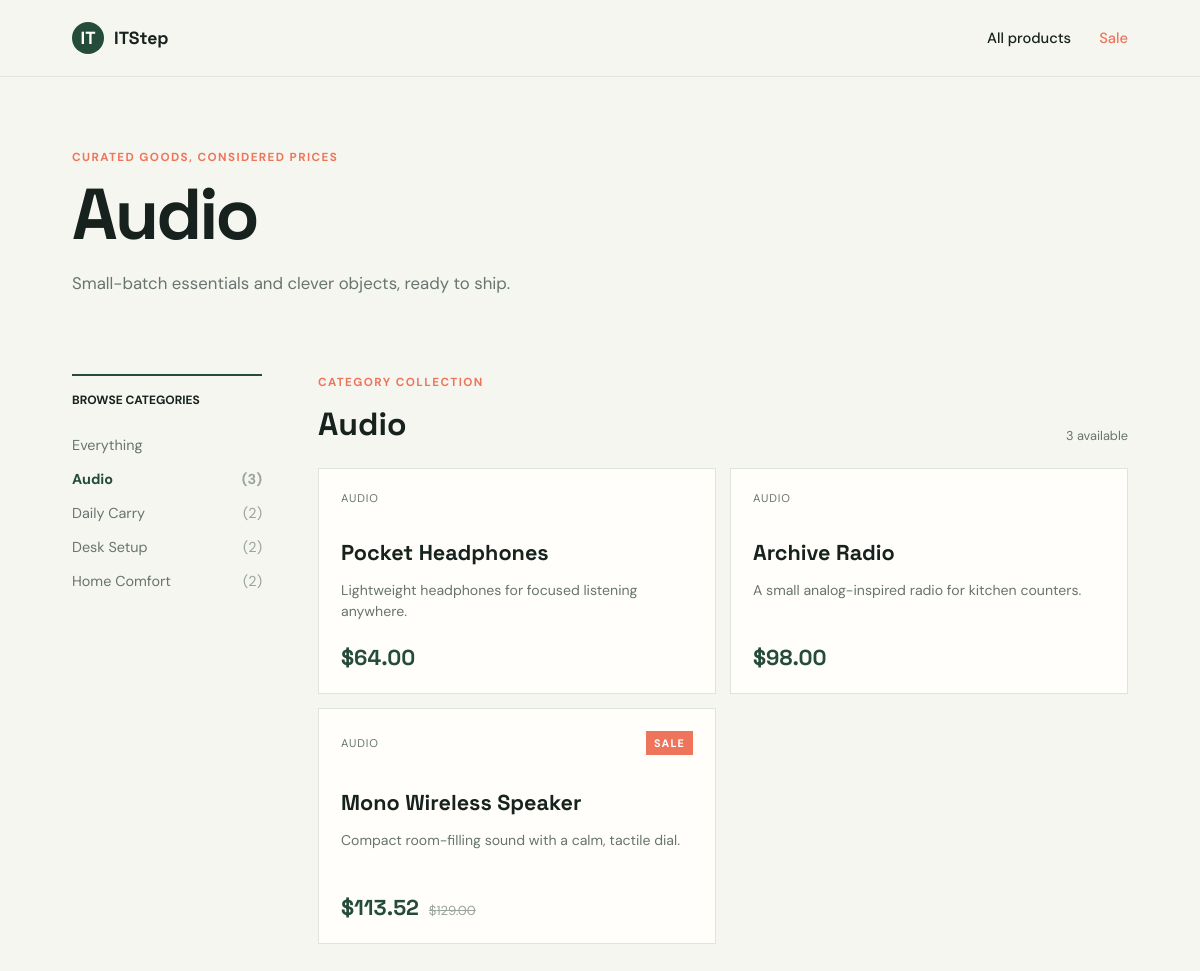
The page /category/audio/ on the database its author committed.
### store/models.py (models this page shows, shortened)
class Category(models.Model):
    name = models.CharField(max_length=80, unique=True)
    slug = models.SlugField(max_length=80, unique=True)
    class Meta:
        ordering = ["name"]
    def get_absolute_url(self):
        return reverse("category_products", args=[self.slug])

class Product(models.Model):
    category = models.ForeignKey(Category, on_delete=models.CASCADE, related_name="products")
    name = models.CharField(max_length=120)
    description = models.TextField()
    price = models.DecimalField(max_digits=10, decimal_places=2)
    available = models.BooleanField(default=True)
    has_discount = models.BooleanField(default=False)
    discount_percent = models.PositiveSmallIntegerField(default=0)
    class Meta:
        ordering = ["price", "name"]
    @property
    def current_price(self):
        if self.has_discount and self.discount_percent:
            return self.price * (100 - self.discount_percent) / 100
        return self.price

### store/views.py (the view)
# urls.py: path("category/<slug:slug>/", views.category_products, name="category_products"),
def category_products(request, slug):
    category = get_object_or_404(Category, slug=slug)
    products = category.products.filter(available=True).order_by("price", "name")
    return render(request, "store/category.html", {"category": category, "products": products, "categories": category_list()})

### store/views.py (called while the page is built)
def category_list():
    return Category.objects.annotate(product_count=Count("products")).filter(product_count__gt=0)

### templates/store/category.html (shortened to what this page needs)
{% extends "store/base.html" %}
{% block heading %}{{ category.name }}{% endblock %}
{% block content %}
<div class="section-heading"><div><p class="eyebrow">Category collection</p><h2>{{ category.name }}</h2></div><span class="sort-note">{{ products|length }} available</span></div>
<div class="product-grid">
{% for product in products %}
    <article class="product-card"><div class="product-top"><span class="product-category">{{ product.category.name }}</span>{% if product.has_discount %}<span class="sale-badge">SALE</span>{% endif %}</div><h3>{{ product.name }}</h3><p class="description">{{ product.description }}</p><div class="price-row"><span class="price">${{ product.current_price|floatformat:2 }}</span>{% if product.has_discount %}<del>${{ product.price|floatformat:2 }}</del>{% endif %}</div></article>
{% empty %}<p class="empty-state">No products are available in this category.</p>{% endfor %}
</div>
{% endblock %}

### templates/store/base.html (shortened to what this page needs)
{% load static %}
<!doctype html>
<html lang="en">
<head>
    <link rel="stylesheet" href="{% static 'store/styles.css' %}">
</head>
<body>
    <header class="topbar">
        <a class="brand" href="{% url 'home' %}"><span class="brand-mark">IT</span>ITStep</a>
        <nav>
            <a href="{% url 'home' %}">All products</a>
            <a class="sale-link" href="{% url 'sale_products' %}">Sale</a>
        </nav>
    </header>
    <main class="page-shell">
        <section class="intro">
            <p class="eyebrow">Curated goods, considered prices</p>
            <h1>{% block heading %}Find your next favorite thing.{% endblock %}</h1>
            <p class="lede">Small-batch essentials and clever objects, ready to ship.</p>
        </section>
        <div class="catalog-layout">
            <aside class="sidebar">
                <p class="sidebar-label">Browse categories</p>
                <a class="category-link {% if request.resolver_match.url_name == 'home' %}active{% endif %}" href="{% url 'home' %}">Everything</a>
                {% for category in categories %}
                    <a class="category-link {% if category.slug == request.resolver_match.kwargs.slug %}active{% endif %}" href="{{ category.get_absolute_url }}">{{ category.name }} <span>({{ category.product_count }})</span></a>
                {% endfor %}
            </aside>
            <section class="product-area">
                {% block content %}{% endblock %}
            </section>
        </div>
    </main>
</body>
</html>

### store/static/store/styles.css (style rules this page uses)
:root { --ink: #17221e; --muted: #68746e; --paper: #f5f6f0; --card: #fffefa; --line: #dfe5dc; --mint: #cde9d9; --coral: #ee755b; --deep: #254b3a; }
* { box-sizing: border-box; }
body { margin: 0; color: var(--ink); background: var(--paper); font-family: 'DM Sans', sans-serif; }
a { color: inherit; text-decoration: none; }
.topbar { align-items: center; border-bottom: 1px solid var(--line); display: flex; justify-content: space-between; padding: 22px 6vw; }
.brand { align-items: center; display: flex; font-family: 'Space Grotesk', sans-serif; font-size: 1.1rem; font-weight: 700; gap: 10px; }
.brand-mark { align-items: center; background: var(--deep); border-radius: 50%; color: white; display: inline-flex; height: 32px; justify-content: center; width: 32px; }
nav { display: flex; gap: 28px; font-size: .92rem; font-weight: 500; }
.sale-link { color: var(--coral); }
.page-shell { margin: 0 auto; max-width: 1240px; padding: 72px 6vw 90px; }
.intro { max-width: 680px; }
.eyebrow { color: var(--coral); font-size: .73rem; font-weight: 700; letter-spacing: .12em; margin: 0 0 14px; text-transform: uppercase; }
h1, h2, h3 { font-family: 'Space Grotesk', sans-serif; margin: 0; }
h1 { font-size: clamp(2.5rem, 6vw, 5.4rem); letter-spacing: -.04em; line-height: .98; }
.lede { color: var(--muted); font-size: 1.05rem; margin: 22px 0 0; }
.catalog-layout { display: grid; gap: 56px; grid-template-columns: 190px 1fr; margin-top: 80px; }
.sidebar { border-top: 2px solid var(--deep); padding-top: 16px; }
.sidebar-label { font-size: .75rem; font-weight: 700; margin: 0 0 20px; text-transform: uppercase; }
.category-link { color: var(--muted); display: flex; font-size: .9rem; justify-content: space-between; padding: 8px 0; }
.category-link span { color: #9aa49d; }
.category-link:hover, .category-link.active { color: var(--deep); font-weight: 700; }
.section-heading { align-items: end; display: flex; justify-content: space-between; margin-bottom: 24px; }
.section-heading h2 { font-size: 2rem; }
.sort-note { color: var(--muted); font-size: .8rem; }
.product-grid { display: grid; gap: 14px; grid-template-columns: repeat(2, minmax(0, 1fr)); }
.product-card { background: var(--card); border: 1px solid var(--line); min-height: 220px; padding: 22px; transition: border-color .2s, transform .2s; }
.product-top { align-items: center; display: flex; justify-content: space-between; }
.product-category { color: var(--muted); font-size: .7rem; letter-spacing: .08em; text-transform: uppercase; }
.sale-badge { background: var(--coral); color: white; font-size: .68rem; font-weight: 700; letter-spacing: .1em; padding: 5px 8px; }
.product-card h3 { font-size: 1.35rem; margin-top: 34px; }
.description { color: var(--muted); font-size: .88rem; line-height: 1.5; min-height: 42px; }
.price-row { align-items: baseline; display: flex; gap: 10px; margin-top: 22px; }
.price { color: var(--deep); font-family: 'Space Grotesk', sans-serif; font-size: 1.35rem; font-weight: 700; }
del { color: #9aa49d; font-size: .82rem; }

### rows shown on the page
Category: name "Audio", product_count "3"
Category: name "Daily Carry", product_count "2"
Category: name "Desk Setup", product_count "2"
Category: name "Home Comfort", product_count "2"
Product: category.name "AUDIO", name "Pocket Headphones", description "Lightweight headphones for focused listening anywhere.", current_price "64.00"
Product: category.name "AUDIO", name "Archive Radio", description "A small analog-inspired radio for kitchen counters.", current_price "98.00"
Product: category.name "AUDIO", shows "SALE", name "Mono Wireless Speaker", description "Compact room-filling sound with a calm, tactile dial.", current_price "113.52", price "129.00"

### other values the page prints
{{ products|length }} "3"
